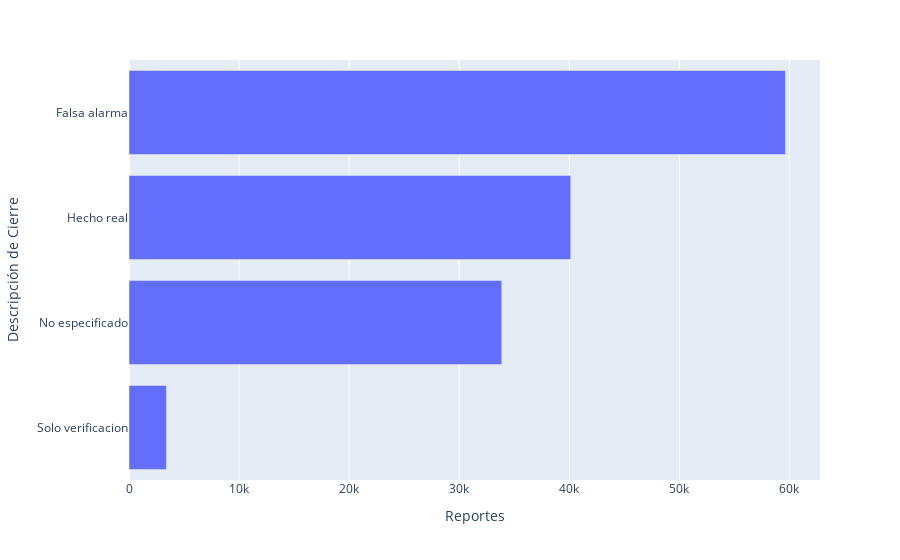

Notebook cell for this chart:
### Markdown cell above
#### 7. ¿How was the report classified?

### Code cell
# Create dataframe from value counts on "descripcion_cierre".

violencia_cierre = pd.DataFrame(violencia["descripcion_cierre"].value_counts())

# Filter to top 4 most relevant results.

violencia_cierre = violencia_cierre[0:4]
violencia_cierre = violencia_cierre.reset_index()
violencia_cierre.columns = ['Descripción de Cierre', 'Reportes']

# Graph

violencia_cierre = px.bar(violencia_cierre, x='Reportes', y='Descripción de Cierre', orientation = "h")
violencia_cierre.update_layout(yaxis={'categoryorder':'total ascending'})
#violencia_cierre.write_html('first_figure.html', auto_open=True)

### Figure 1 — Plotly figure (JSON) as saved in the notebook; plotly's stock layout.template omitted (floating-point values rounded to 4 significant figures)
{"data": [{"alignmentgroup": "True", "hovertemplate": "Reportes=%{x}<br>Descripción de Cierre=%{y}<extra></extra>", "legendgroup": "", "marker": {"color": "#636efa", "pattern": {"shape": ""}}, "name": "", "offsetgroup": "", "orientation": "h", "showlegend": false, "textposition": "auto", "type": "bar", "x": [59635, 40125, 33862, 3397], "xaxis": "x", "y": ["Falsa alarma", "Hecho real", "No especificado", "Solo verificacion"], "yaxis": "y"}], "layout": {"autosize": true, "barmode": "relative", "legend": {"tracegroupgap": 0}, "margin": {"t": 60}, "xaxis": {"anchor": "y", "autorange": true, "domain": [0, 1], "range": [0, 62770.0], "title": {"text": "Reportes"}, "type": "linear"}, "yaxis": {"anchor": "x", "autorange": true, "categoryorder": "total ascending", "domain": [0, 1], "range": [-0.5, 3.5], "title": {"text": "Descripción de Cierre"}, "type": "category"}}}
